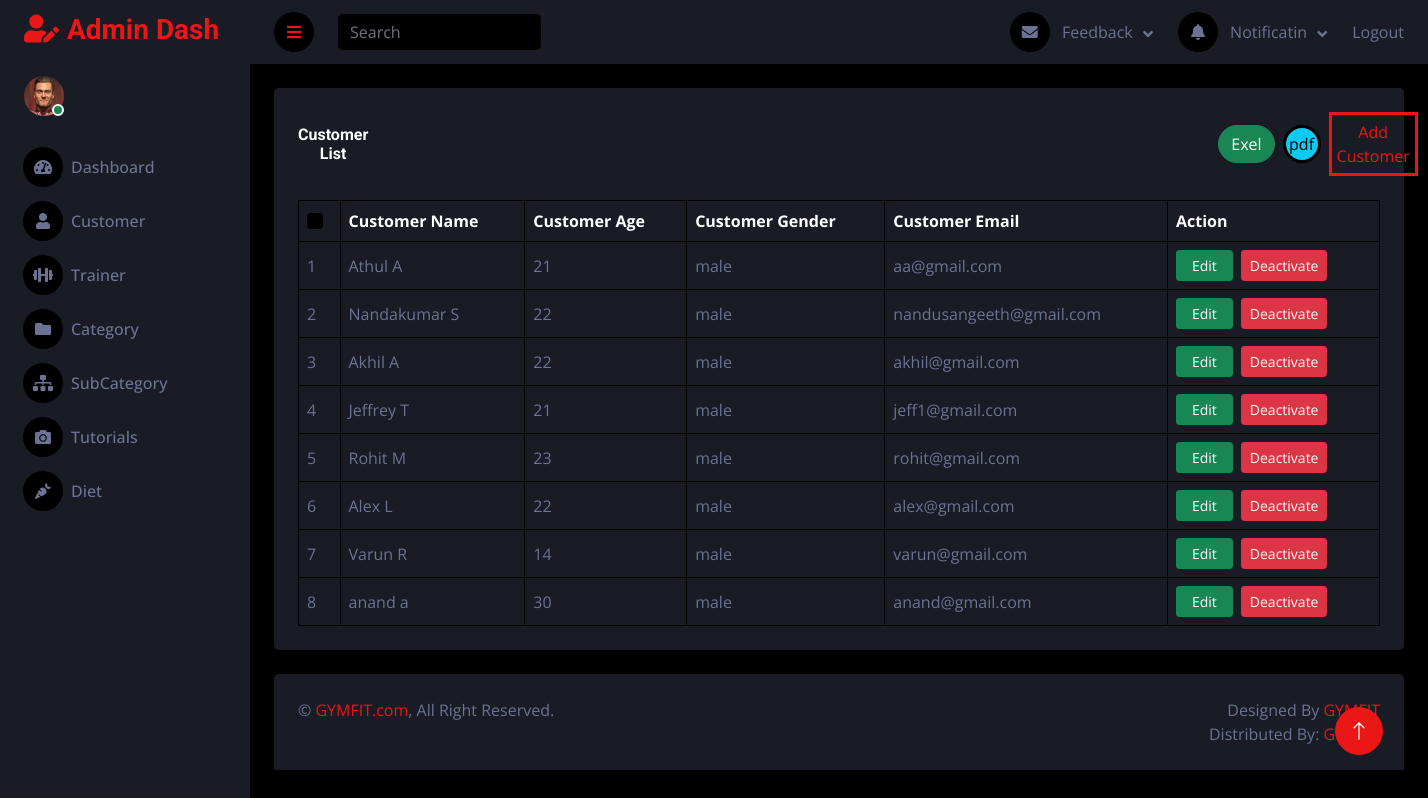
The page /nadmin/custall on the database its author committed.
### homeapp/models.py (models this page shows, shortened)
class Tbl_customer(models.Model):
    cust_fname = models.CharField(max_length=10)
    cust_lname = models.CharField(max_length=10)
    cust_age = models.CharField(max_length=3)
    cust_gender = models.CharField(max_length=10, choices=roles, default='')
    cust_height = models.CharField(max_length=3)
    cust_weight = models.CharField(max_length=3,null=True)
    cust_phone = models.CharField(max_length=10)
    cust_problem = models.TextField(max_length=100)
    cust_email = models.EmailField()
    user = models.ForeignKey(User, on_delete=models.CASCADE)
    cust_status = models.BooleanField(default=True)

### adminapp/views.py (the view)
# urls.py: path('custall',views.customerall,name='custall'),
def customerall(request):
    call = Tbl_customer.objects.all()
    return render(request, 'customerall.html', {'cu': call})

### homeapp/context_processor.py (called while the page is built)
def trainer(request):
    trainer = Tbl_Trainer.objects.filter(trainer_approval=True,trainer_status=True)
    return {
        'trainer':trainer
    }

### templates/customerall.html
{% extends 'adminbase.html' %}
{% block content %}
{% load static %}
            <div class="container-fluid pt-4 px-4">
                <div class="bg-secondary text-center rounded p-4">
                    <div class="d-flex align-items-center justify-content-between mb-4">
                        <h6 class="mb-0">Customer List</h6>
                        <a href="{% url 'database_to_excelcust' %}" class="btn btn-success rounded-pill m-8" style="margin-left:850px;">Exel</a>
                        <a href="{% url 'generate_pdf' %}" class="btn btn-square btn-info m-2" style="border:solid;padding:5px;">pdf</a>
                        <a href="{% url 'customer_reg' %}" style="border:solid;padding:5px;">Add Customer</a>
                    </div>
                    <div class="table-responsive">
                        <table class="table text-start align-middle table-bordered table-hover mb-0">
                            <thead>
                                <tr class="text-white">
                                    <th scope="col"><input class="form-check-input" type="checkbox"></th>
                                    <th scope="col">Customer Name</th>
                                    <th scope="col">Customer Age</th>
                                    <th scope="col">Customer Gender</th>
                                    <th scope="col">Customer Email</th>
                                    <th scope="col">Action</th>
                                </tr>
                            </thead>
                            <tbody>
                                {% for i in cu %}
                                <tr>
                                    <td>{{forloop.counter}}</td>
                                    <td>{{i.cust_fname}} {{i.cust_lname}}</td>
                                    <td>{{i.cust_age}}</td>
                                    <td>{{i.cust_gender}}</td>
                                    <td>{{i.cust_email}}</td>
                                    <td><a href="{% url 'custedit' i.id %}"><button style="padding-right:15px;padding-left:15px;" class="btn btn-success btn-sm">Edit</button></a>{% if i.cust_status == True %}<a href="{% url 'deact' i.id %}"><button style="margin-left:8px;" class="btn btn-danger btn-sm">Deactivate</button></a>{% else %}
                                    <a href="{% url 'act' i.id %}"><button style="margin-left:8px;" class="btn btn-success btn-sm">Activate</button></a>{% endif %}</td>
                                </tr>
                            {% endfor %}
                            </tbody>
                        </table>
                    </div>
                </div>
            </div>
{% endblock %}

### templates/adminbase.html (shortened to what this page needs)
{% load static %}
<!DOCTYPE html>
<html lang="en">
<head>
    <link href="https://cdnjs.cloudflare.com/ajax/libs/font-awesome/5.10.0/css/all.min.css" rel="stylesheet">
    <link href="https://cdn.jsdelivr.net/npm/bootstrap-icons@1.4.1/font/bootstrap-icons.css" rel="stylesheet">
    <link href="{% static 'dash/lib/owlcarousel/assets/owl.carousel.min.css' %}" rel="stylesheet">
    <link href="{% static 'dash/lib/tempusdominus/css/tempusdominus-bootstrap-4.min.css' %}" rel="stylesheet" />
    <link href="{% static 'dash/css/bootstrap.min.css' %}" rel="stylesheet">
    <link href="{% static 'dash/css/style.css' %}" rel="stylesheet">
</head>
<body>
    <div class="container-fluid position-relative d-flex p-0">
        <div class="sidebar pe-4 pb-3">
            <nav class="navbar bg-secondary navbar-dark">
                <a href="index.html" class="navbar-brand mx-4 mb-3">
                    <h3 class="text-primary"><i class="fa fa-user-edit me-2"></i>Admin Dash</h3>
                </a>
                <div class="d-flex align-items-center ms-4 mb-4">
                    <div class="position-relative">
                        <img class="rounded-circle" src="{% static 'dash/img/user.png' %}" alt="" style="width: 40px; height: 40px;">
                        <div class="bg-success rounded-circle border border-2 border-white position-absolute end-0 bottom-0 p-1"></div>
                    </div>
                </div>
                <div class="navbar-nav w-100">
                    <a href="{% url 'home' %}" class="nav-item nav-link"><i class="fa fa-tachometer-alt me-2"></i>Dashboard</a>
                    <a href="{% url 'custall' %}" class="nav-item nav-link"><i class="fa fa-user me-2"></i>Customer</a>
                    <a href="{% url 'tal' %}" class="nav-item nav-link"><i class="fa fa-dumbbell me-2"></i>Trainer</a>
                    <a href="{% url 'catall' %}" class="nav-item nav-link"><i class="fa fa-folder me-2"></i>Category</a>
                    <a href="{% url 'subcatall' %}" class="nav-item nav-link"><i class="fa fa-sitemap me-2"></i>SubCategory</a>
                       <a href="{% url 'tall' %}" class="nav-item nav-link"><i class="fa fa-camera me-2"></i>Tutorials</a>
                    {% if request.user.is_superuser %}
                    {% else %}
                    <a href="{% url 'streq' %}"class="nav-item nav-link"><i class="fa fa-carrot me-2"></i>Diet</a>
                    {% endif %}
                </div>
            </nav>
        </div>
        <div class="content">
            <nav class="navbar navbar-expand bg-secondary navbar-dark sticky-top px-4 py-0">
                <a href="#" class="sidebar-toggler flex-shrink-0">
                    <i class="fa fa-bars"></i>
                </a>
                <form class="d-none d-md-flex ms-4">
                    <input class="form-control bg-dark border-0" type="search" placeholder="Search">
                </form>
                <div class="navbar-nav align-items-center ms-auto">
                    <div class="nav-item dropdown">
                        <a href="{% url 'feedbackview' %}" class="nav-link dropdown-toggle" data-bs-toggle="dropdown">
                            <i class="fa fa-envelope me-lg-2"></i>
                            <span class="d-none d-lg-inline-flex">Feedback</span>
                        </a>
                    </div>
                    <div class="nav-item dropdown">
                        <a href="#" class="nav-link dropdown-toggle" data-bs-toggle="dropdown">
                            <i class="fa fa-bell me-lg-2"></i>
                            <span class="d-none d-lg-inline-flex">Notificatin</span>
                        </a>
                    </div>
                    <div class="nav-item dropdown">
                        <a href="{% url 'logout' %}" class="nav-link ">
                        <span class="d-none d-lg-inline-flex">Logout</span>
                        </a>
                    </div>
                </div>
            </nav>
            {% block content %}{% endblock %}
            <div class="container-fluid pt-4 px-4">
                <div class="bg-secondary rounded-top p-4">
                    <div class="row">
                        <div class="col-12 col-sm-6 text-center text-sm-start">
                            &copy; <a href="#">GYMFIT.com</a>, All Right Reserved.
                        </div>
                        <div class="col-12 col-sm-6 text-center text-sm-end">
                            Designed By <a href="https://htmlcodex.com">GYMFIT</a>
                            <br>Distributed By: <a href="https://themewagon.com" target="_blank">GYMFIT</a>
                        </div>
                    </div>
                </div>
            </div>
        </div>
        <a href="#" class="btn btn-lg btn-primary btn-lg-square back-to-top"><i class="bi bi-arrow-up"></i></a>
    </div>
</body>
</html>

### static/dash/css/style.css (style rules this page uses)
:root { --primary: #EB1616; --secondary: #191C24; --light: #6C7293; --dark: #000000; }
.back-to-top { position: fixed; display: none; right: 45px; bottom: 45px; z-index: 99; }
.btn { transition: .5s; }
.btn-square { width: 38px; height: 38px; }
.btn-lg-square { width: 48px; height: 48px; }
.btn-square, .btn-sm-square, .btn-lg-square { padding: 0; display: inline-flex; align-items: center; justify-content: center; font-weight: normal; border-radius: 50px; }
.sidebar { position: fixed; top: 0; left: 0; bottom: 0; width: 250px; height: 100vh; overflow-y: auto; background: var(--secondary); transition: 0.5s; z-index: 999; }
.content { margin-left: 250px; min-height: 100vh; background: var(--dark); transition: 0.5s; }
@media (min-width: 992px) { .sidebar { margin-left: 0; } }
@media (min-width: 992px) { .content { width: calc(100% - 250px); } }
.sidebar .navbar .navbar-nav .nav-link { padding: 7px 20px; color: var(--light); font-weight: 500; border-left: 3px solid var(--secondary); border-radius: 0 30px 30px 0; outline: none; }
.sidebar .navbar .navbar-nav .nav-link i { width: 40px; height: 40px; display: inline-flex; align-items: center; justify-content: center; background: var(--dark); border-radius: 40px; }
.content .navbar .navbar-nav .nav-link { margin-left: 25px; padding: 12px 0; color: var(--light); outline: none; }
.content .navbar .sidebar-toggler, .content .navbar .navbar-nav .nav-link i { width: 40px; height: 40px; display: inline-flex; align-items: center; justify-content: center; background: var(--dark); border-radius: 40px; }
.content .navbar .dropdown-toggle::after { margin-left: 6px; vertical-align: middle; border: none; content: "\f107"; font-family: "Font Awesome 5 Free"; font-weight: 900; transition: .5s; }

### rows shown on the page
Tbl_customer: cust_fname "Athul", cust_lname "A", cust_age "21", cust_gender "male", cust_email "aa@gmail.com", cust_status "Deactivate"
Tbl_customer: cust_fname "Nandakumar", cust_lname "S", cust_age "22", cust_gender "male", cust_email "nandusangeeth@gmail.com", cust_status "Deactivate"
Tbl_customer: cust_fname "Akhil", cust_lname "A", cust_age "22", cust_gender "male", cust_email "akhil@gmail.com", cust_status "Deactivate"
Tbl_customer: cust_fname "Jeffrey", cust_lname "T", cust_age "21", cust_gender "male", cust_email "jeff1@gmail.com", cust_status "Deactivate"
Tbl_customer: cust_fname "Rohit", cust_lname "M", cust_age "23", cust_gender "male", cust_email "rohit@gmail.com", cust_status "Deactivate"
Tbl_customer: cust_fname "Alex", cust_lname "L", cust_age "22", cust_gender "male", cust_email "alex@gmail.com", cust_status "Deactivate"
Tbl_customer: cust_fname "Varun", cust_lname "R", cust_age "14", cust_gender "male", cust_email "varun@gmail.com", cust_status "Deactivate"
Tbl_customer: cust_fname "anand", cust_lname "a", cust_age "30", cust_gender "male", cust_email "anand@gmail.com", cust_status "Deactivate"
